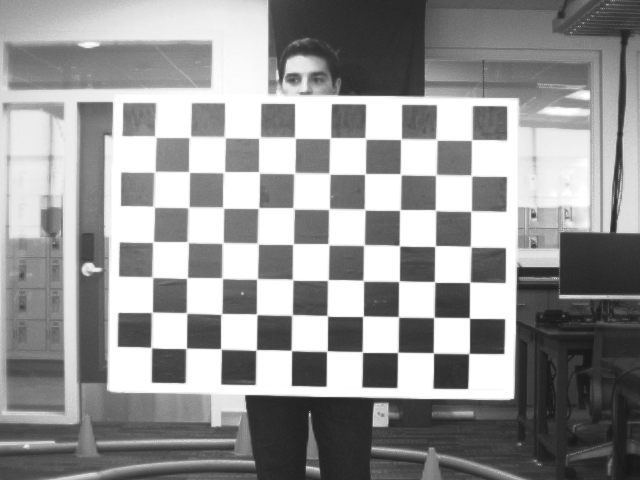
#> input picture Assignment_3/Downloads/Test_Images/Left_Cali/L1.png, 640 x 480 px
$ jupyter execute --allow-errors Untitled.ipynb   (older library calls are emulated)
#> lines starting #> are read from the running program, lines starting #| are printed output that depends on the picture; after the words box and inside, x2 and y2 are one past the last pixel; in counts of white or black regions, pixels touching at a corner belong together
## Assignment 3

### Task 1

[cell 1]
import numpy as np
import cv2
import os

def callibrate_camera(imgCategory, cameraName):
#> called with imgCategory = 'Test_Images', cameraName = 'Left_Cali'
    criteria = (cv2.TERM_CRITERIA_EPS + cv2.TERM_CRITERIA_MAX_ITER, 30, 0.001)
    objp = np.zeros((7*10,3), np.float32)
    objp[:,:2] = np.mgrid[0:10,0:7].T.reshape(-1,2)

    objpoints = [] # 3d point in real world space
    imgpoints = [] # 2d points in image plane.

    imagesFolder = os.path.join(os.getcwd(),'Downloads',str(imgCategory), str(cameraName))
    images = [ os.path.join(imagesFolder, f) for f in os.listdir('Downloads/'+ str(imgCategory) +'/'+str(cameraName)) if f.endswith(".png") or f.endswith('.bmp')]

    for fname in images:
        img = cv2.imread(fname)
#> img is the input picture: shape (480, 640, 3); min 23, max 255, mean 148.5
        gray = cv2.cvtColor(img,cv2.COLOR_BGR2GRAY)
        ret, corners = cv2.findChessboardCorners(gray, (10,7),None)
#> ret = True; corners = 70 rows, first 8: [160, 137], [188.6, 137.8], [225.7, 138.3], [260.7, 136.3], [295.7, 138.6], [330.8, 137.4], [364.6, 137.4], [400.6, 139.5]
        if ret == True:
            objpoints.append(objp)

            corners2 = cv2.cornerSubPix(gray,corners,(11,11),(-1,-1),criteria)
#> corners2 = 70 rows, first 8: [155.3, 136.6], [189.8, 136.8], [224.6, 137.3], [259.6, 137.5], [294.8, 137.7], [330.3, 138], [365.4, 138.4], [401, 139.1]
            imgpoints.append(corners2)

            img = cv2.drawChessboardCorners(img, (10,7), corners2,ret)
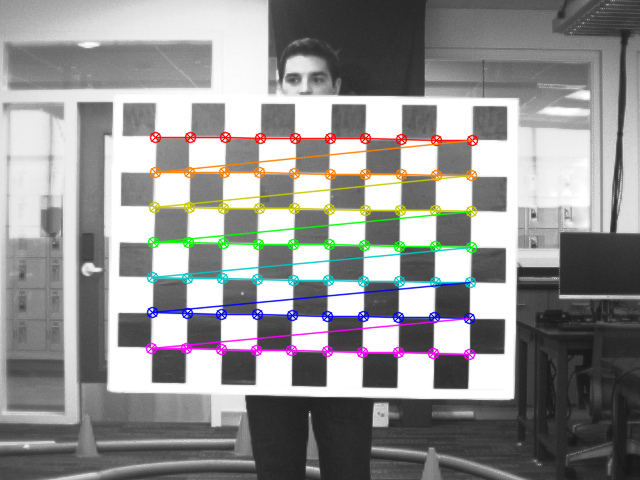
#> img: shape (480, 640, 3); 5.74% of pixels changed, all inside (x1, y1, x2, y2) = (145, 131, 479, 361)
            cv2.imshow('img',img)
            cv2.waitKey(50)

    ret, mtx, dist, rvecs, tvecs = cv2.calibrateCamera(objpoints, imgpoints, gray.shape[::-1],None,None)
#> ret = 0.167; mtx = [[1490.8, 0, 313.9], [0, 1494.5, 241.2], [0, 0, 1]]; dist = [[0.223, -75.2, 0.00093, 0.0017, 2816.6]]; rvecs = ([-0.0253, 0.0549, 0.0153],); tvecs = ([-4.53, -2.98, 42.38],)
    print('Intrinsic  parameters from '+ str(cameraName) + '= \n',mtx)
#| Intrinsic  parameters from Left_Cali=
#|  [[1.49075750e+03 0.00000000e+00 3.13893619e+02]
#|  [0.00000000e+00 1.49453019e+03 2.41227164e+02]
#|  [0.00000000e+00 0.00000000e+00 1.00000000e+00]]
    print('Distortion parameters from '+ str(cameraName) + '= \n',dist,'\n')
#| Distortion parameters from Left_Cali=
#|  [[ 2.22634179e-01 -7.52003230e+01  9.29941868e-04  1.70261122e-03
#|    2.81659239e+03]]

    np.save('Parameters/'+str(imgCategory)+'/'+ str(cameraName) +'/'+'intrinsic_parameters.npy', mtx)
    np.save('Parameters/'+str(imgCategory)+'/'+ str(cameraName) +'/'+'distortion_parameters.npy', dist)

    cv2.destroyAllWindows()

##Practice Images
# callibrate_camera('Practice_Images', 'L')
# callibrate_camera('Practice_Images', 'R')

##Test Images
#Left Camera Callibration
callibrate_camera('Test_Images','Left_Cali')
#Right Camera Callibration
#> (the rest of this cell did not finish here and is left out)


### Task 2

[cell 2]
import numpy as np
import cv2
import os

def find_corners(imageSet, CameraL, CameraR, chessBoardSize):
    criteria = (cv2.TERM_CRITERIA_EPS + cv2.TERM_CRITERIA_MAX_ITER, 30, 0.001)
    objp = np.zeros((7*10,3), np.float32)
    objp[:,:2] = chessBoardSize * np.mgrid[0:10,0:7].T.reshape(-1,2)

    objpoints = [] # 3d point in real world space
    L_imgpoints = [] # 2d points in image plane.
    R_imgpoints = [] # 2d points in image plane.

    head_list = [str(CameraL), str(CameraR)]
    for head in head_list:
        imagesFolder = os.path.join(os.getcwd(),'Downloads', str(imageSet), str(head))
        images = [ os.path.join(imagesFolder, f) for f in os.listdir('Downloads/'+str(imageSet)+'/'+str(head)) if f.endswith(".png") or f.endswith(".bmp")]
        for pic in images:
            img = cv2.imread(pic)
            gray = cv2.cvtColor(img, cv2.COLOR_BGR2GRAY)
            ret, corners = cv2.findChessboardCorners(gray, (10,7),None)
            if ret == True:
                corners2 = cv2.cornerSubPix(gray,corners,(11,11),(-1,-1),criteria)
                if head == str(CameraL):
                    objpoints.append(objp)
                    L_imgpoints.append(corners2)
                elif head == str(CameraR):
                    R_imgpoints.append(corners2)

                img = cv2.drawChessboardCorners(img, (10,7), corners2,ret)
                cv2.imshow('image',img)
                cv2.waitKey(50)
    return objpoints, L_imgpoints, R_imgpoints, gray.shape[::-1]

def  calculate_extrinsic_parameters(imageSet, CameraL, CameraR, chessBoardSize, paramL, paramR):
    objpoints, L_imgpoints, R_imgpoints, shape = find_corners(imageSet, CameraL, CameraR, chessBoardSize)
